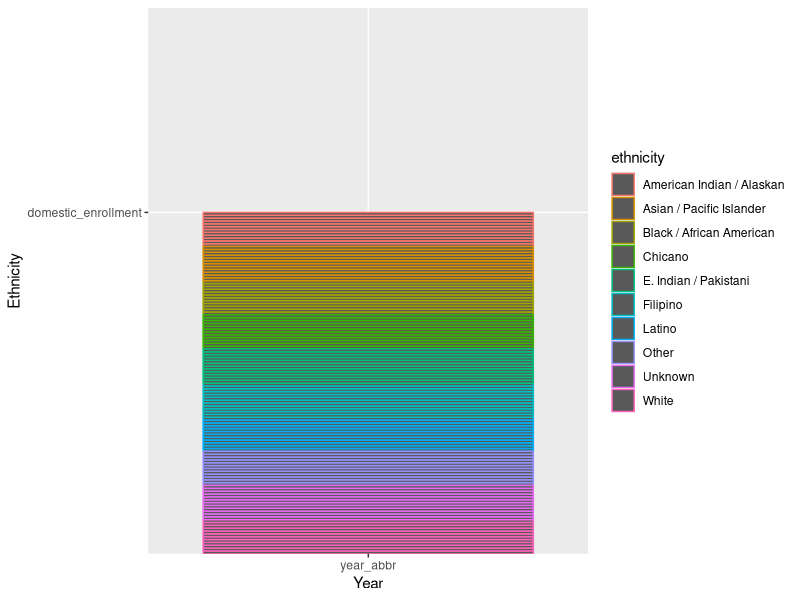

Write the R code that produced this figure.
## ---- chunk 1
knitr::opts_chunk$set(echo = TRUE)

library(tidyverse)
library(here)
## ---- chunk 2
ucsb_grad <- read.csv(here("data", "ucsb_grad_data.csv"))
## ---- chunk 3
ggplot(data = ucsb_grad, aes(x = "year_abbr", y = "domestic_enrollment")) +
  geom_col(aes(color = ethnicity),
           position = "fill") +
  labs(x = "Year", 
       y = "Ethnicity")
